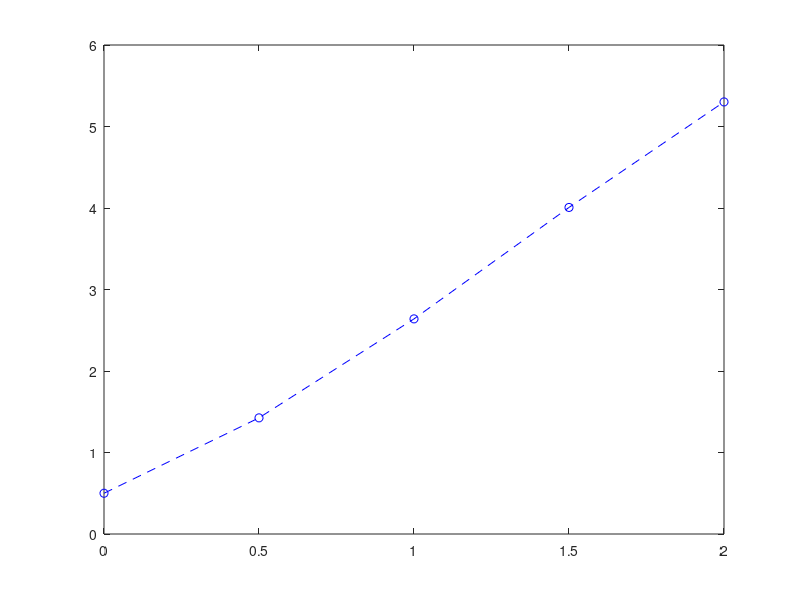

Recreate this plot in MATLAB.
function rungekutta
h = 0.5;
t(1) = 0;
w(1) = 0.5;
fprintf(' Step 0: t = %12.8f, w = %12.8f\n', t, w);
for i=1:4
    k1 = h*f(t(i),w(i));
    k2 = h*f(t(i)+h/2, w(i)+k1/2);
    k3 = h*f(t(i)+h/2, w(i)+k2/2);
    k4 = h*f(t(i)+h, w(i)+k3);
    w(i+1) = w(i) + (k1+2*k2+2*k3+k4)/6;
    t(i+1) = t(i) + h;
    fprintf('Step %d: t = %6.4f, w = %18.15f\n', i, t(i+1), w(i+1));
end
plot(t,w,'b--o')
%%%%%%%%%%%%%%%%%%
function v = f(t,y)
v = y-t^2+1;